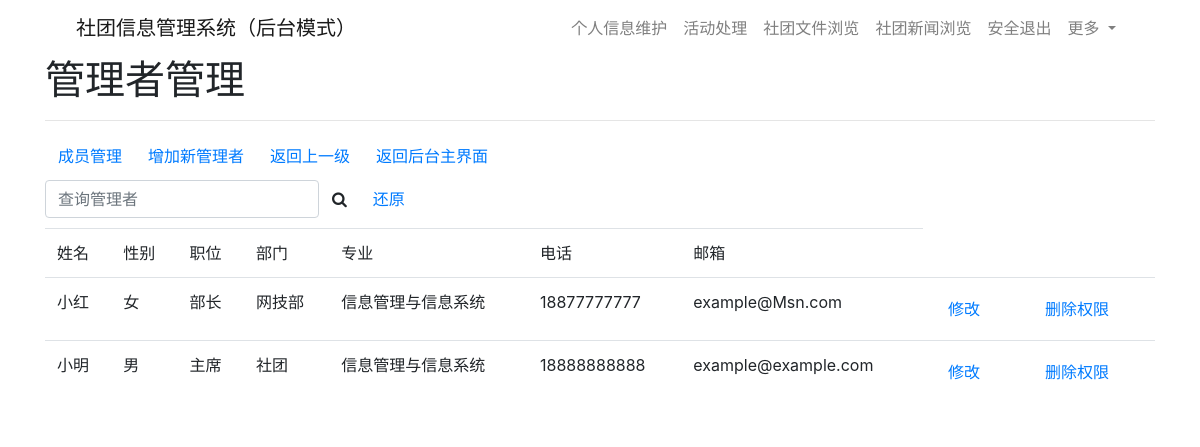
The app's page /frontend/manager/gjmanager/yhgl/glzgl.php with its own data.
### tables this page shows
CREATE TABLE `user` (
  `ID` int(4) NOT NULL COMMENT 'ID',
  `yhm` varchar(20) NOT NULL COMMENT '用户名',
  `mm` varchar(30) NOT NULL DEFAULT '111111' COMMENT '密码',
  `name` varchar(50) NOT NULL COMMENT '姓名',
  `sex` char(1) NOT NULL COMMENT '性别',
  `major` varchar(20) NOT NULL COMMENT '专业',
  `phone` varchar(20) NOT NULL COMMENT '电话',
  `mail` varchar(50) NOT NULL COMMENT '邮箱',
  `auth` int(1) NOT NULL COMMENT '权限',
  `place` varchar(10) NOT NULL COMMENT '职位',
  `depart` varchar(20) NOT NULL COMMENT '部门'
);

### frontend/manager/gjmanager/yhgl/glzgl.php (the view, shortened to what this page needs)
<!DOCTYPE html>
<html>
<head>
<link href="https://cdn.bootcdn.net/ajax/libs/twitter-bootstrap/4.5.2/css/bootstrap.css" rel="stylesheet">
<link rel="stylesheet" href="https://cdn.bootcdn.net/ajax/libs/font-awesome/4.7.0/css/font-awesome.min.css">
<link href="css/main.css" rel="stylesheet">
</head>
<body>
<div class="container">
	<div class="row clearfix">
		<div class="col-md-12 column">
		    <nav class="navbar navbar-light navbar-expand-md navigation-clean">
        <div class="container"><a class="navbar-brand" href="/frontend/manager/gjmanagermain.php">社团信息管理系统（后台模式）</a>
            <div class="collapse navbar-collapse" id="navcol-1">
                <ul class="navbar-nav ml-auto">
                    <li class="nav-item"><a class="nav-link" href="/frontend/grxxwh/grxxwh.php">个人信息维护</a></li>
                    <li class="nav-item"><a class="nav-link" href="/frontend/hdcl/hdcl.php">活动处理</a></li>
                    <li class="nav-item"><a class="nav-link" href="/frontend/stwjll/stwjll.php">社团文件浏览</a></li>
                    <li class="nav-item"><a class="nav-link" href="/frontend/stxwll/stxwll.php">社团新闻浏览</a></li>
                    <li class="nav-item"><a class="nav-link" href="/frontend/aqtc.php">安全退出</a></li>
                    <li class="nav-item dropdown"><a class="dropdown-toggle nav-link" aria-expanded="false" data-toggle="dropdown" href="#">更多&nbsp;</a>
                    </li>
                </ul>
            </div>
        </div>
    </nav>
		</div>
	</div>
	<div class="row clearfix">
		<div class="col-md-12 column">
		<h1>管理者管理</h1>
		<hr/>
		<div style="margin-bottom:5px"><a href="cygl.php" class="btn btn-link">成员管理</a><a href="sjgl2/insert.php" class="btn btn-link">增加新管理者</a><a href="yhgl.php" class="btn btn-link">返回上一级</a><a href="/frontend/manager/gjmanagermain.php" class="btn btn-link">返回后台主界面</a></div>
		<form class="form-inline" method="post" action="">
          <input type="text" name="ss" placeholder="查询管理者" class="form-control"/>
          <button type="submit" class="btn btn-default" style=""><i class="fa fa-search" aria-hidden="true"></i></button>
        <button type="submit" class="btn btn-link" style="">还原</button>
        </form>
		</div>
	</div>
	<div class="row clearfix" style="margin-top:10px">
	<div class="col-md-12 column">
	  <table class="table table-hover" >
		    <tbody>
		    <tr>
      <td>姓名</td>
      <td>性别</td>
      <td>职位</td>
      <td>部门</td>
      <td>专业</td>
      <td>电话</td>
      <td>邮箱</td>
    </tr>
	<?php
include 'C:\phpstudy_pro\WWW\bs\backend\class\Sql.php';
  $ss=$_POST['ss'];
  if (isset($ss)||$ss!=null||$ss!="") {
      $sql="select ID,name,sex,place,depart,major,phone,mail from user where name like('%$ss%') or sex like('%$ss%') or place like('%$ss%') or depart like('%$ss%') or major like('%$ss%') or phone like('%$ss%') or mail like('%$ss%') and auth='2' or auth='1'";
  }else{
      $sql="select ID,name,sex,place,depart,major,phone,mail from user where auth='2' or auth='1'";
  }
  $result=mysqli_query($conn,$sql);
  while ($myrow=mysqli_fetch_array($result)) {
?>
      <tr>
      <td><span><?php echo str_ireplace($ss,"<font color='color:#ff0000'>".$ss."</font>",$myrow[1]); ?></span></td>
      <td><span><?php echo str_ireplace($ss,"<font color='color:#ff0000'>".$ss."</font>",$myrow[2]); ?></span></td>
      <td><span><?php echo str_ireplace($ss,"<font color='color:#ff0000'>".$ss."</font>",$myrow[3]); ?></span></td>
      <td><span><?php echo str_ireplace($ss,"<font color='color:#ff0000'>".$ss."</font>",$myrow[4]); ?></span></td>
      <td><span><?php echo str_ireplace($ss,"<font color='color:#ff0000'>".$ss."</font>",$myrow[5]); ?></span></td>
      <td><span><?php echo str_ireplace($ss,"<font color='color:#ff0000'>".$ss."</font>",$myrow[6]); ?></span></td>
      <td><span><?php echo str_ireplace($ss,"<font color='color:#ff0000'>".$ss."</font>",$myrow[7]); ?></span></td>
      <td>
        <form method="post" action="sjgl2/update.php"><input type="hidden" name="id" value="<?php echo $myrow[0]; ?>">
        <button class="btn btn-link" type="submit">修改</button></form>
      </td>
      <td>
        <form method="post" action="/backend/manage/bk_deletemanager.php"><input type="hidden" name="id" value="<?php echo $myrow[0]; ?>">
        <button class="btn btn-link" type="submit" data-toggle="tooltip" data-placement="top" title="快速删除后台管理权限">删除权限</button></form>
      </td>
    </tr>
<?php } ?>
  </tbody>
</table>
	</div>
</div>
</div>
</body>
</html>

### records on screen
user: name "小红", sex "女", place "部长", depart "网技部", major "信息管理与信息系统", phone "18877777777", mail "example@Msn.com"
user: name "小明", sex "男", place "主席", depart "社团", major "信息管理与信息系统", phone "18888888888", mail "example@example.com"
